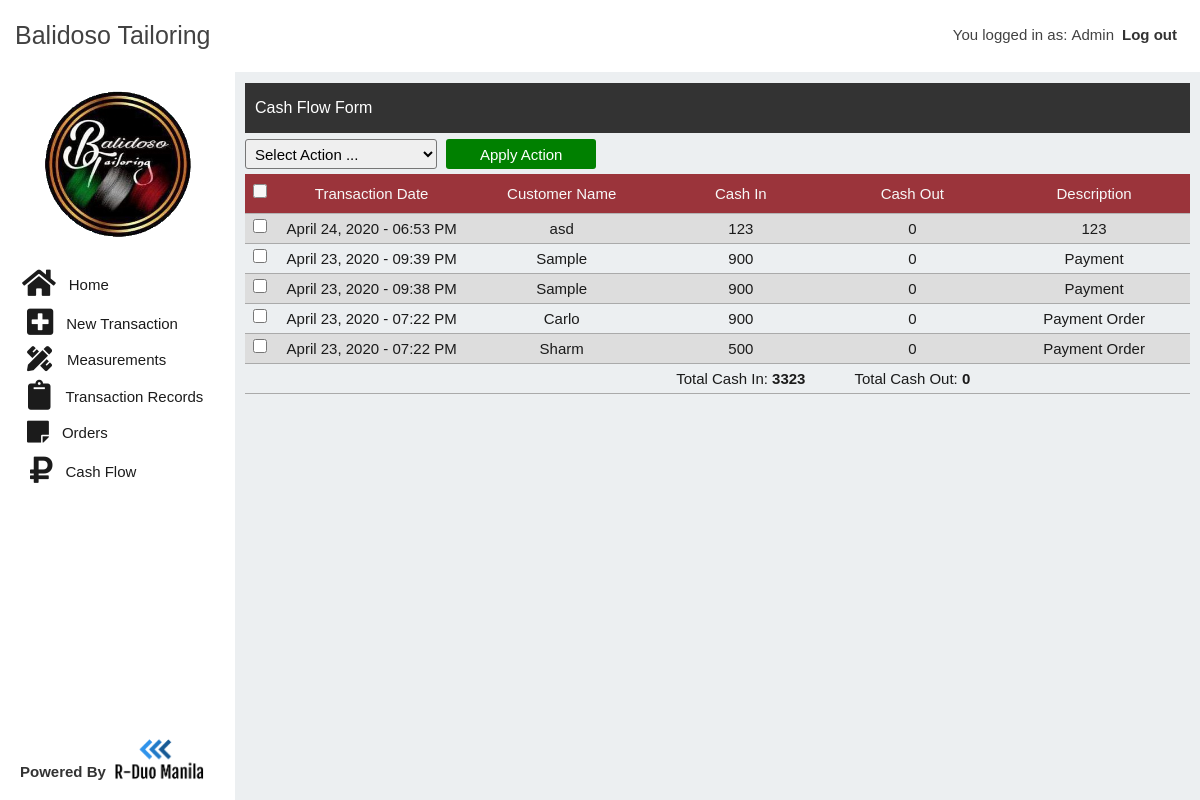
Page /cashflow.php (signed in) on the committed database.
### tables this page shows
CREATE TABLE `cashflow` (
  `cashflow_id` int(100) NOT NULL,
  `cashflow_date` varchar(255) NOT NULL,
  `cashflow_in` int(100) NOT NULL,
  `cashflow_out` int(255) NOT NULL,
  `cashflow_customer` varchar(255) NOT NULL,
  `cashflow_description` varchar(100) NOT NULL
);

### cashflow.php (the view, shortened to what this page needs)
<?php require 'views/header.php';
      require 'views/sidebar.php';
      include 'includes/handler.php';
?>
<div class="orders-container">
   <p class="title-orders" style="background: #333;">Cash Flow Form</p>
   <div class="order-wrapper">
      <form action="" method="POST" class="orders-form">
         <select name="select_option" id="" class="select">
            <option value="">Select Action ...</option>
         </select>
         <input type="submit" onClick="Javascript : return confirm('Are you sure you want to continue?')" name="apply_action" value="Apply Action" class="submit-order">
         <div class="orders-table">
            <table cellpadding="0" cellspacing="0" role="presentation">
               <thead>
                  <tr>
                     <th class="td-checkbox"><input class="checkbox-array" type="checkbox"></th>
                     <th>Transaction Date</th>
                     <th>Customer Name</th>
                     <th>Cash In</th>
                     <th>Cash Out</th>
                     <th>Description</th>
                  </tr>
               </thead>
               <tbody>
               <?php
                  $all_cashflow_query = "SELECT * FROM cashflow ORDER BY cashflow_id DESC";
                  $all_cashflow_query_result = mysqli_query($connection, $all_cashflow_query);
                  while ($row = mysqli_fetch_assoc($all_cashflow_query_result)) {
                     $cashflow_id = $row['cashflow_id'];
                     $cashflow_date = $row['cashflow_date'];
                     $cashflow_in = $row['cashflow_in'];
                     $cashflow_out = $row['cashflow_out'];
                     $cashflow_customer = $row['cashflow_customer'];
                     $cashflow_description = $row['cashflow_description'];
                     ?>
                     <tr>
                        <td class="td-checkbox"><input type="checkbox" name="check_box_array[]" value="<?php echo $cashflow_id; ?>" class="checkbox"></td>
                        <td><?php echo $cashflow_date; ?></td>
                        <td><?php echo $cashflow_customer; ?></td>
                        <td><?php echo $cashflow_in; ?></td>
                        <td><?php echo $cashflow_out; ?></td>
                        <td><?php echo $cashflow_description; ?></td>
                     </tr>
               <?php }
               ?>
                     <?php
                        $total_cash_in_query = "SELECT SUM(cashflow_in) as cashflow_in_sum FROM cashflow";
                        $total_cash_in_result = mysqli_query($connection, $total_cash_in_query);
                        while ($row = mysqli_fetch_assoc($total_cash_in_result)) {
                           $count_cash_in_sum = $row['cashflow_in_sum'];
                        }
                        $total_cash_out_query = "SELECT SUM(cashflow_out) as cashflow_out_sum FROM cashflow";
                        $total_cash_out_result = mysqli_query($connection, $total_cash_out_query);
                        while ($row = mysqli_fetch_assoc($total_cash_out_result)) {
                           $count_cash_out_sum = $row['cashflow_out_sum'];
                        }
                     ?>
                     <tr>
                        <td class="td-checkbox">&nbsp;</td>
                        <td>&nbsp;</td>
                        <td>&nbsp;</td>
                        <td>Total Cash In: <?php echo "<strong>$count_cash_in_sum</strong>" ?></td>
                        <td>Total Cash Out: <?php echo "<strong>$count_cash_out_sum</strong>" ?></td>
                        <td>&nbsp;</td>
                     </tr>
               </tbody>
            </table>
         </div>
      </form>
   </div>
</div>
<?php require 'views/footer.php'; ?>

### css/dashboard.css (style rules this page uses)
td { width: 313px; text-align: center; border: 1px solid rgba(0,0,0,0.4); height: 30px; }

### css/orders.css (style rules this page uses)
.orders-container { font-family: 'Century Gothic', sans-serif; position: absolute; top: 83px; right: 10px; left: 245px; overflow-x: hidden; }
.orders-container .title-orders { width: 100%; color: #FFFFFF; background: -webkit-gradient(linear, left top, left bottom, from(rgba(0, 0, 0, 0.8)), to(rgba(0, 0, 0, 0.7))); background: linear-gradient(rgba(0, 0, 0, 0.8), rgba(0, 0, 0, 0.7)); line-height: 50px; font-size: 16px; padding-left: 10px; margin-bottom: 6px; overflow-x: hidden; }
.order-wrapper .select { height: 30px; padding: 0 60px 0 5px; border-radius: 3px; font-size: 15px; margin-right: 5px; }
.order-wrapper .submit-order { height: 30px; border: 0; background: green; color: #fff; border-radius: 3px; width: 150px; }
.orders-form { display: block; }
.orders-table { width: 100%; }
.orders-table table { width: 100%; }
.orders-table table th,td { height: 30px; border-top: none; border-left: none; border-right: none; border-bottom: 1px solid #aaa; }
.orders-table table th { background: #8b0b13; opacity: 0.8; color: #fff; font-weight: normal; height: 40px; }
.orders-table table tr:nth-child(odd) { background: #ddd; }
.orders-table table input[type="checkbox"] { height: 14px; width: inherit; }
.td-checkbox { width: 30px!important; }

### css/measurements.css (style rules this page uses)
input, button { width: 220px; height: 25px; margin-bottom: 5px; font-size: 15px; }
form { display: flex; overflow: hidden; }

### css/default.css (style rules this page uses)
html { box-sizing: border-box; }
*, *::before, *::after { box-sizing: inherit; padding: 0; margin: 0; }
body { font-family: Century Gothic, sans-serif; font-size: 15px; color: #1b1b1b; background: #eceff1; }

### rows in the picture
cashflow: cashflow_date "April 24, 2020 - 06:53 PM", cashflow_customer "asd", cashflow_in "123", cashflow_out "0", cashflow_description "123"
cashflow: cashflow_date "April 23, 2020 - 09:39 PM", cashflow_customer "Sample", cashflow_in "900", cashflow_out "0", cashflow_description "Payment"
cashflow: cashflow_date "April 23, 2020 - 09:38 PM", cashflow_customer "Sample", cashflow_in "900", cashflow_out "0", cashflow_description "Payment"
cashflow: cashflow_date "April 23, 2020 - 07:22 PM", cashflow_customer "Carlo", cashflow_in "900", cashflow_out "0", cashflow_description "Payment Order"
cashflow: cashflow_date "April 23, 2020 - 07:22 PM", cashflow_customer "Sharm", cashflow_in "500", cashflow_out "0", cashflow_description "Payment Order"

### other values in the picture
$_SESSION["role"] "Admin"
$count_cash_in_sum "3323"
$count_cash_out_sum "0"
